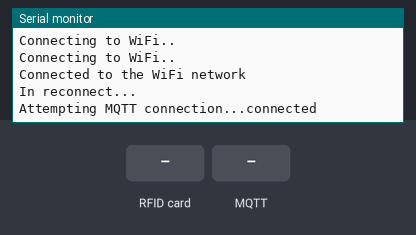
Bench run of a sketch on a simulated ESP32. On the bench: the last lines printed to the serial monitor. Inputs (shaded band) come from the test bench. WiFi joins after 1.5 s; servers stay silent unless stated; no MQTT or app messages arrive unless stated.

Above: at 2.7 s.
2.8 s: RFID card 12 34 56 78 held to the reader
At 4.0 s:
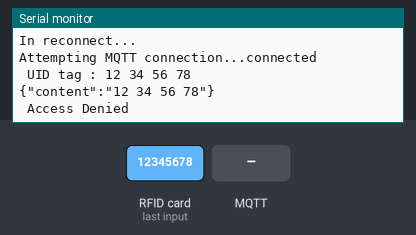
4.3 s: MQTT message "8E 39 32 50" arrives on the first subscribed topic
At 6.7 s:
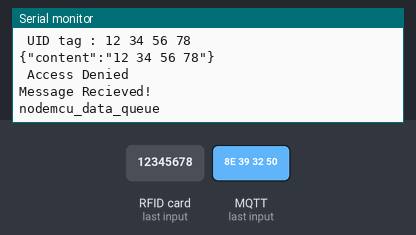
7.3 s: RFID card 8E 39 32 50 held to the reader
At 8.1 s:
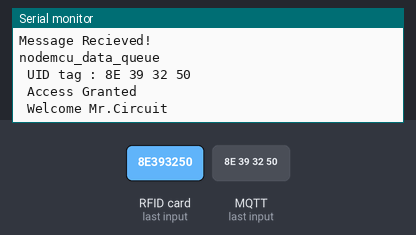
8.8 s: RFID card 5E 7A 19 C4 held to the reader
At 10.3 s:
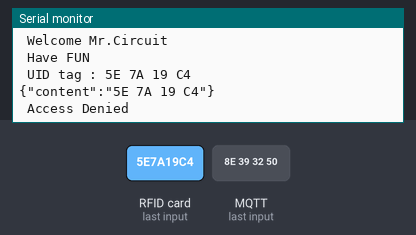

Measured:
- after the input at 2.8 s, the serial monitor: prints a new line at once (image 1)
- after the input at 4.3 s, the serial monitor: prints a new line after 1.5 s (image 2)
- after the input at 7.3 s, the serial monitor: prints a new line at once (image 3)
- after the input at 8.8 s, the serial monitor: prints a new line at once (image 4)

The sketch:

rfid_test.ino
```cpp
#include "WiFi.h"
#include "ArduinoJson.h"

const char* ssid = "Nokia 6.1 Plus";
const char* password =  "12345678";

#define SS_PIN 21
#define RST_PIN 22

#include <SPI.h>
#include <MFRC522.h>
#include <PubSubClient.h>

const char* mqtt_server = "lion.rmq.cloudamqp.com";
const char* mqtt_user = "ylhnwvqf:ylhnwvqf";
const char* mqtt_pass = "U0gpsudyXQBu8LiwAIOc7um4Av9ajPBd";
const char* clientSecret = "node_one";

MFRC522 mfrc522(SS_PIN, RST_PIN);   // Create MFRC522 instance.
int statuss = 0;
int out = 0;

WiFiClient espClient;
PubSubClient client(espClient);

void callback(char* topic, byte* payload, unsigned int length)
{
    Serial.println("Message Recieved!");
    Serial.println(topic);
}

void reconnect()
{
  // Loop until we're reconnected
  Serial.println("In reconnect...");
  while (!client.connected()) {
    Serial.print("Attempting MQTT connection...");
    // Attempt to connect
    if (client.connect(clientSecret, mqtt_user, mqtt_pass)) {
      client.subscribe("nodemcu_data_queue");
      client.setCallback(callback);
      Serial.println("connected");
    } else {
      Serial.print("failed, rc=");
      Serial.print(client.state());
      Serial.println(" try again in 5 seconds");
      delay(5000);
    }
  }
}

void setup()
{
  Serial.begin(9600);   // Initiate a serial communication
  SPI.begin();      // Initiate  SPI bus
  mfrc522.PCD_Init();   // Initiate MFRC522

  WiFi.begin(ssid, password);

  while (WiFi.status() != WL_CONNECTED) {
    delay(500);
    Serial.println("Connecting to WiFi..");
  }

  Serial.println("Connected to the WiFi network");

  client.setServer(mqtt_server, 1883);
}
void loop()
{
  client.loop();
  if (!client.connected())
  {
    reconnect();
  }


  // Look for new cards
  if ( ! mfrc522.PICC_IsNewCardPresent())
  {
    return;
  }
  // Select one of the cards
  if ( ! mfrc522.PICC_ReadCardSerial())
  {
    return;
  }
  //Show UID on serial monitor
  Serial.println();
  Serial.print(" UID tag :");
  String content= "";
  byte letter;
  for (byte i = 0; i < mfrc522.uid.size; i++)
  {
     Serial.print(mfrc522.uid.uidByte[i] < 0x10 ? " 0" : " ");
     Serial.print(mfrc522.uid.uidByte[i], HEX);
     content.concat(String(mfrc522.uid.uidByte[i] < 0x10 ? " 0" : " "));
     content.concat(String(mfrc522.uid.uidByte[i], HEX));
  }
  content.toUpperCase();
  Serial.println();
  if (content.substring(1) == "8E 39 32 50") //change UID of the card that you want to give access
  {
    Serial.println(" Access Granted ");
    Serial.println(" Welcome Mr.Circuit ");
    delay(1000);
    Serial.println(" Have FUN ");
    Serial.println();
    statuss = 1;
  }

  else   {
    StaticJsonDocument<300> doc;
    char output[300];
    doc["content"] = content.substring(1);
    serializeJson(doc, output);
    Serial.println(output);
    client.publish("nodemcu_data_queue",  output);

    Serial.println(" Access Denied ");
    delay(3000);
  }
}
```
